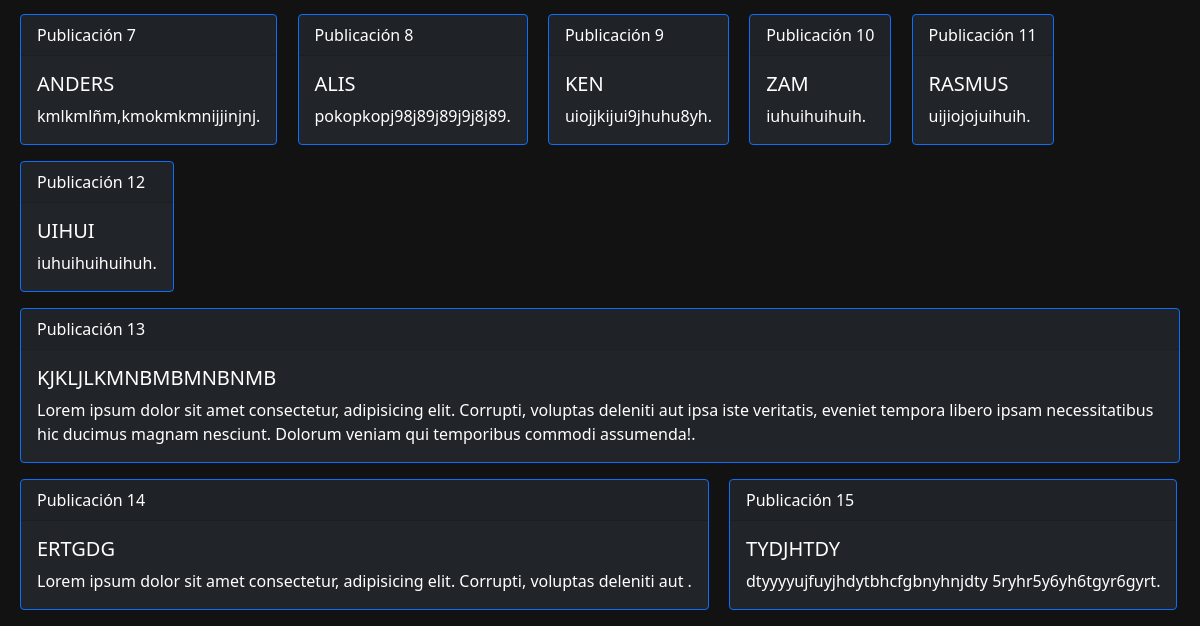
/tecno/ (lower part), run on an earlier commit of the app's database.
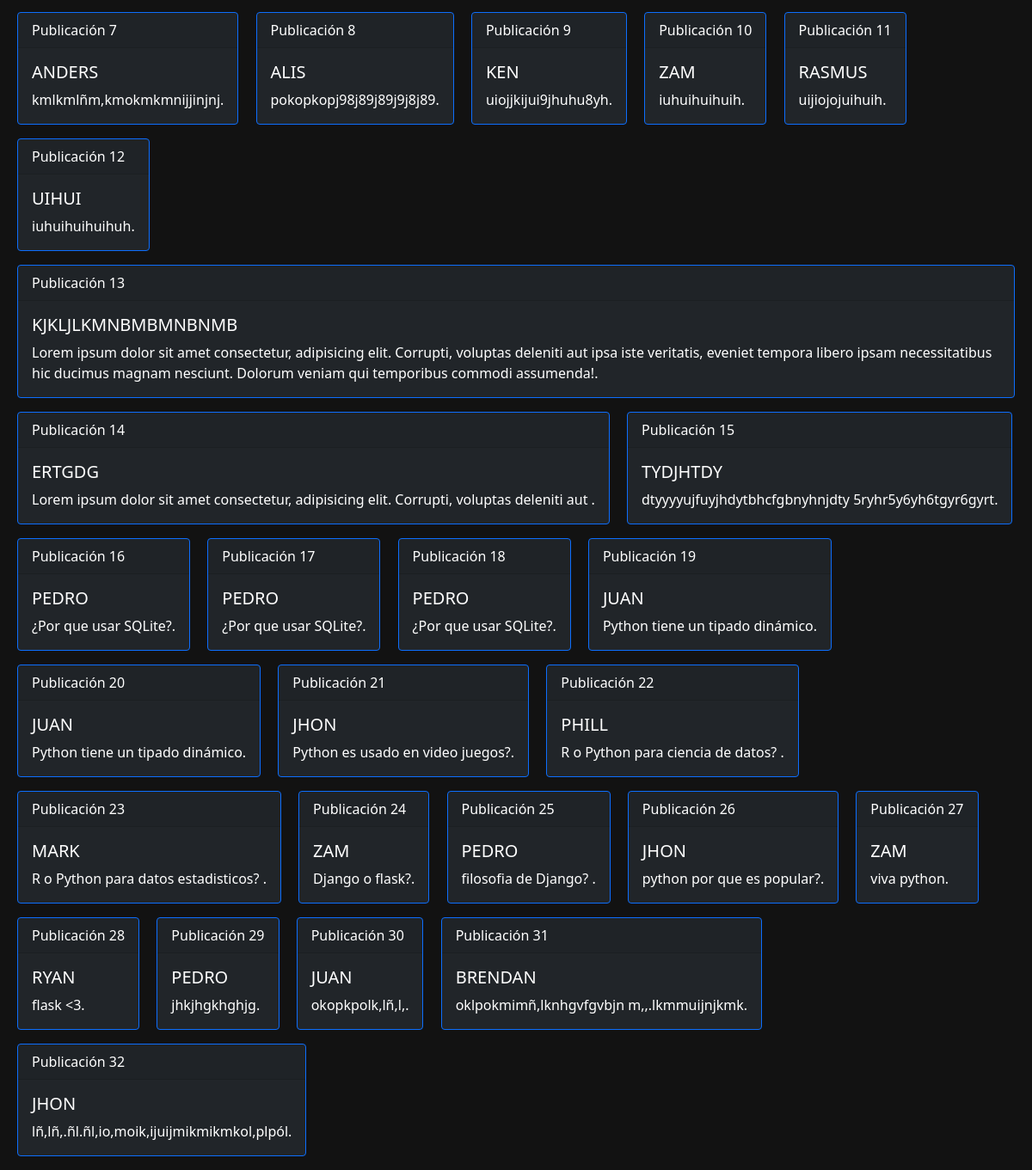
And on a later commit of the database.
### tecnologias/models.py (models this page shows)
class comentarios(models.Model):
    usuario = models.CharField(max_length=30)
    comentario = models.CharField(max_length=255)

### tecnologias/views.py (the view)
# urls.py: path('tecno/', tecno, name="tecno"),
def tecno(request):
    return render(request, 'tecnologias/tecno.html', {"posts": publicaciones()})

### templates/tecnologias/tecno.html (shortened to what this page needs)
{% extends 'layout.html' %}
{% block content %}
    <div class="row">
        <div class="mt-80">
            {% if posts %}
                {% include 'partials/_publicaciones.html' %}
            {% endif %}
        </div>
    </div>
{% endblock %}

### templates/partials/_publicaciones.html
{% for post in posts %}
<div class="card w-auto bg-dark text-white border-primary mb-3 mx-2 d-inline-block">
  <div class="card-header">Publicación {{post.id}}</div>
  <div class="card-body">
    <h5 class="card-title">{{post.usuario | upper}}</h5>
    <p class="card-text">{{post.comentario}}.</p>
  </div>
</div>
{% endfor %}

What changed in the data, as far as the page shows it:
added comentarios: id "16", usuario "PEDRO", comentario "¿Por que usar SQLite?"
added comentarios: id "17", usuario "PEDRO", comentario "¿Por que usar SQLite?"
added comentarios: id "18", usuario "PEDRO", comentario "¿Por que usar SQLite?"
added comentarios: id "19", usuario "JUAN", comentario "Python tiene un tipado dinámico"
added comentarios: id "20", usuario "JUAN", comentario "Python tiene un tipado dinámico"
added comentarios: id "21", usuario "JHON", comentario "Python es usado en video juegos?"
added comentarios: id "22", usuario "PHILL", comentario "R o Python para ciencia de datos?"
added comentarios: id "23", usuario "MARK", comentario "R o Python para datos estadisticos?"
added comentarios: id "24", usuario "ZAM", comentario "Django o flask?"
added comentarios: id "25", usuario "PEDRO", comentario "filosofia de Django?"
added comentarios: id "26", usuario "JHON", comentario "python por que es popular?"
added comentarios: id "27", usuario "ZAM", comentario "viva python"
added comentarios: id "28", usuario "RYAN", comentario "flask <3"
added comentarios: id "29", usuario "PEDRO", comentario "jhkjhgkhghjg"
added comentarios: id "30", usuario "JUAN", comentario "okopkpolk,lñ,l,"
added comentarios: id "31", usuario "BRENDAN", comentario "oklpokmimñ,lknhgvfgvbjn m,,.lkmmuijnjkmk"
added comentarios: id "32", usuario "JHON", comentario "lñ,lñ,.ñl.ñl,io,moik,ijuijmikmikmkol,plpól"
